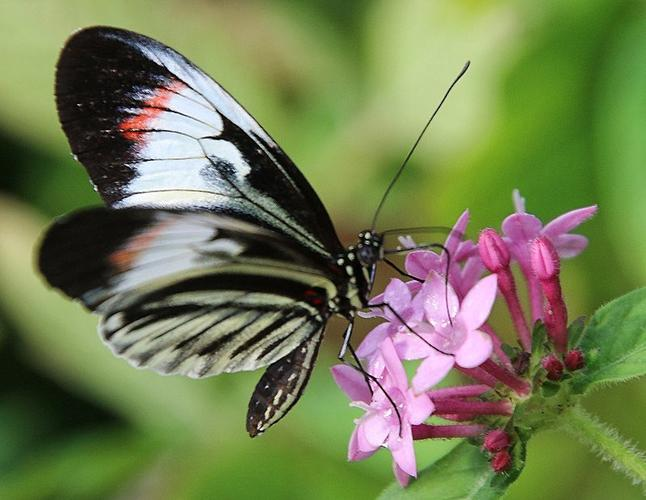
#> input picture game_lib/17-fill_game/pictures/butterfly/butterfly_20.png, 646 x 500 px; its folder holds only this picture in this run
$ python generate_puzzle.py
#> lines starting #> are read from the running program, lines starting #| are printed output that depends on the picture
from PIL import Image, ImageDraw, ImageFont, ImageOps
import os
import random
import math

# 设置字体路径（如 Arial Bold）
FONT_PATH = "arialbd.ttf"

# 目标统一尺寸
TARGET_SIZE = (200, 200)  # 标准尺寸
OPTION_SIZE = (70, 70)    # 选项块大小

def generate(seed: int,  nums: int = 6):
    """
    生成“填图游戏”题目示例，确保所有图片 resize 到 200x200，
    并提供题目文字 + 两行排列的选项（Pillow 10.0+ 兼容）。
    """
#> called with seed = 422112, nums = 16
    random.seed(seed)
    base_directory = "pictures"
    sub_folder = os.listdir(base_directory)
    category=random.sample(sub_folder,1)
    img_dir = base_directory+'/'+category[0]
    # 1. 读取并统一 resize 图片
    all_imgs = [f for f in os.listdir(img_dir) if f.lower().endswith(('.jpg', '.jpeg', '.png', '.bmp'))]
    if not all_imgs:
        raise FileNotFoundError("图片目录为空，请放置至少一张图片。")

    # 选取主图，并 resize
    main_img_name = random.choice(all_imgs)
    main_img_path = os.path.join(img_dir, main_img_name)
    original_img = Image.open(main_img_path).convert("RGBA")
    original_img = original_img.resize(TARGET_SIZE, Image.LANCZOS)
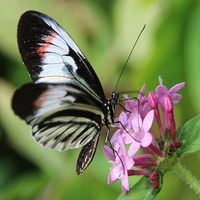
#> original_img: PIL image 200x200 RGBA; mean R, G, B, A 114.3, 125.2, 81.7, 255
    width, height = TARGET_SIZE  # 200x200

    # 2. 挖去拼图块（右侧中部，改为方形）
    shape_mask = Image.new("L", TARGET_SIZE, 0)
#> shape_mask: PIL image 200x200 L; every value is 0
    draw_mask = ImageDraw.Draw(shape_mask)

    shape_w, shape_h = OPTION_SIZE
    offset_x = width - shape_w - 20
    offset_y = (height - shape_h) // 2

    # 使用矩形代替原来的斜角多边形
    draw_mask.rectangle([offset_x, offset_y, offset_x + shape_w, offset_y + shape_h], fill=255)

    # 3. 裁剪正确拼图块
    correct_piece = Image.new("RGBA", TARGET_SIZE, (0, 0, 0, 0))
#> correct_piece: PIL image 200x200 RGBA; every value is 0
    correct_piece.paste(original_img, mask=shape_mask)
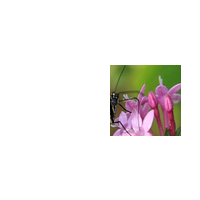
#> correct_piece: PIL image 200x200 RGBA; mean R, G, B, A 17, 14.7, 12.1, 32.1; transparent parts drawn white
    correct_piece_cropped = correct_piece.crop((offset_x, offset_y, offset_x + shape_w, offset_y + shape_h))
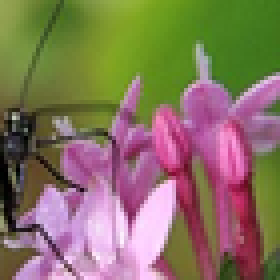
#> correct_piece_cropped: PIL image 70x70 RGBA (shown 4 times larger); mean R, G, B, A 134.9, 116.4, 96, 255
    correct_piece_cropped = correct_piece_cropped.resize(OPTION_SIZE, Image.LANCZOS)

    # 4. 生成带“缺口”的拼图
    puzzle_img = original_img.copy()
    inv_mask = Image.new("L", TARGET_SIZE, 255)
#> inv_mask: PIL image 200x200 L; every value is 255
    inv_draw = ImageDraw.Draw(inv_mask)
    inv_draw.rectangle([offset_x, offset_y, offset_x + shape_w, offset_y + shape_h], fill=0)

    puzzle_array = puzzle_img.load()
    inv_array = inv_mask.load()
    for y in range(height):
        for x in range(width):
            if inv_array[x, y] == 0:
                puzzle_array[x, y] = (255, 255, 255, 0)  # 挖空

    # 5. 生成干扰块
    distractor_pieces = []
    while len(distractor_pieces) < (nums - 1):
        distract_img_name = random.choice(all_imgs)
        distract_img_path = os.path.join(img_dir, distract_img_name)
        d_img = Image.open(distract_img_path).convert("RGBA").resize(TARGET_SIZE, Image.LANCZOS)

        rand_x = random.randint(0, width - shape_w)
        rand_y = random.randint(0, height - shape_h)
        piece = d_img.crop((rand_x, rand_y, rand_x + shape_w, rand_y + shape_h))
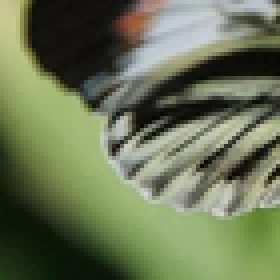
#> piece: PIL image 70x70 RGBA (shown 4 times larger); mean R, G, B, A 106.5, 116.4, 86, 255
        piece = piece.resize(OPTION_SIZE, Image.LANCZOS)

        if random.random() < 0.3:
            piece = piece.transpose(Image.FLIP_LEFT_RIGHT)
        if random.random() < 0.3:
            piece = piece.transpose(Image.ROTATE_90)

        distractor_pieces.append(piece)

    while len(distractor_pieces) < (nums - 1):
        distractor_pieces.append(correct_piece_cropped.copy())

    # 6. 生成最终拼图（随机排列选项）
    all_options = distractor_pieces + [correct_piece_cropped]
    random.shuffle(all_options)
    correct_idx = all_options.index(correct_piece_cropped)
    answer_options = [chr(ord('A') + i) for i in range(nums)]
    correct_answer = answer_options[correct_idx]

    # ---------------------
    #   排版到最终图
    # ---------------------
    title_text = "1. Please choose the shape that best fits the missing piece"

    try:
        font_title = ImageFont.truetype(FONT_PATH, 40)
    except IOError:
        font_title = ImageFont.load_default()

    left, top, right, bottom = font_title.getbbox(title_text)
    title_w = right - left
    title_h = bottom - top

    margin = 20
    columns = 4
    rows = math.ceil(nums / columns)

    options_total_width = (OPTION_SIZE[0] + margin) * columns - margin
    options_total_height = (OPTION_SIZE[1] + margin) * rows - margin

    final_width = max(width, options_total_width, title_w) + margin * 2
    final_height = margin + title_h + margin + height + margin + options_total_height + margin

    final_image = Image.new("RGBA", (final_width, final_height), (255, 255, 255, 255))
#> final_image: PIL image 1220x658 RGBA; every value is 255
    draw_final = ImageDraw.Draw(final_image)

    # 1) 绘制标题(居中)
    title_x = (final_width - title_w) // 2
    title_y = margin
    draw_final.text((title_x, title_y), title_text, fill=(0, 0, 0), font=font_title)

    # 2) 贴拼图
    puzzle_x = (final_width - width) // 2
    puzzle_y = title_y + title_h + margin
    final_image.paste(puzzle_img, (puzzle_x, puzzle_y), puzzle_img)
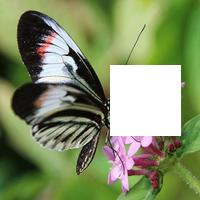
#> puzzle_img: PIL image 200x200 RGBA; mean R, G, B, A 129.4, 142.7, 101.7, 222.9; transparent parts drawn white
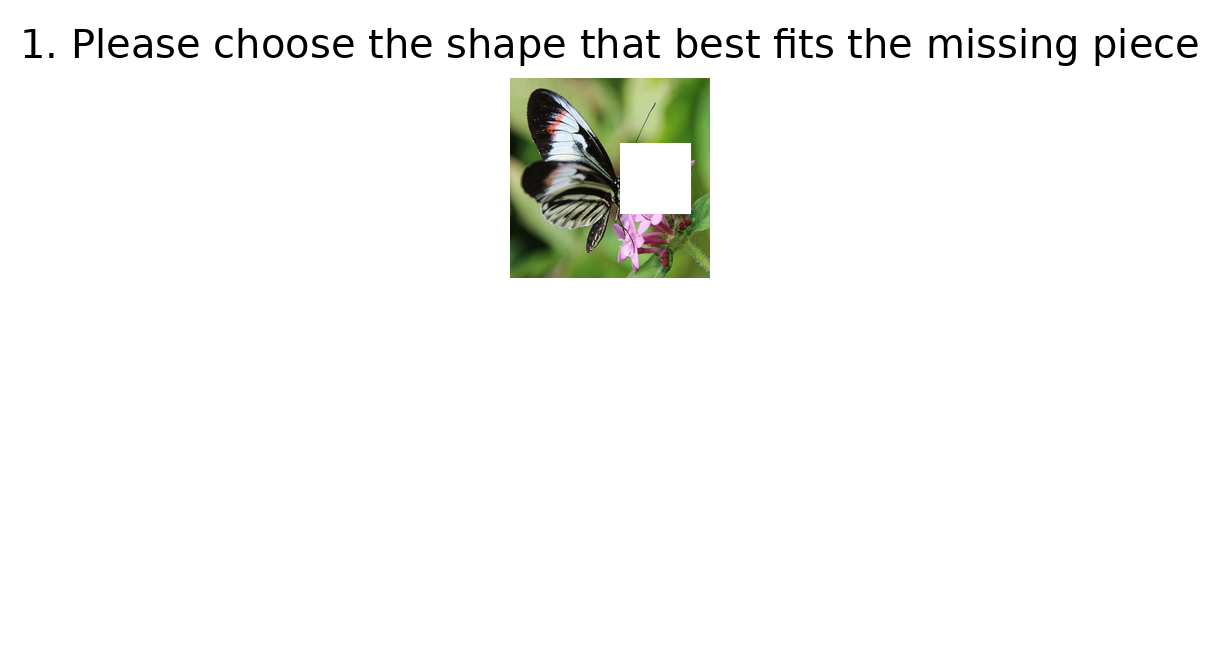
#> final_image: PIL image 1220x658 RGBA; mean R, G, B, A 245.9, 246.5, 244.5, 255

    # 3) 两行排列选项
    try:
        font_option = ImageFont.truetype(FONT_PATH, 24)
    except IOError:
        font_option = ImageFont.load_default()

    options_start_x = (final_width - options_total_width) // 2
    options_start_y = puzzle_y + height + margin

    current_x = options_start_x
    current_y = options_start_y

    for i, piece_img in enumerate(all_options):
        final_image.paste(piece_img, (current_x, current_y), piece_img)
        draw_final.text((current_x + 5, current_y + 5),
                        answer_options[i], fill=(255, 0, 0), font=font_option)
        current_x += OPTION_SIZE[0] + margin
        if (i + 1) % columns == 0:
            current_x = options_start_x
            current_y += OPTION_SIZE[1] + margin
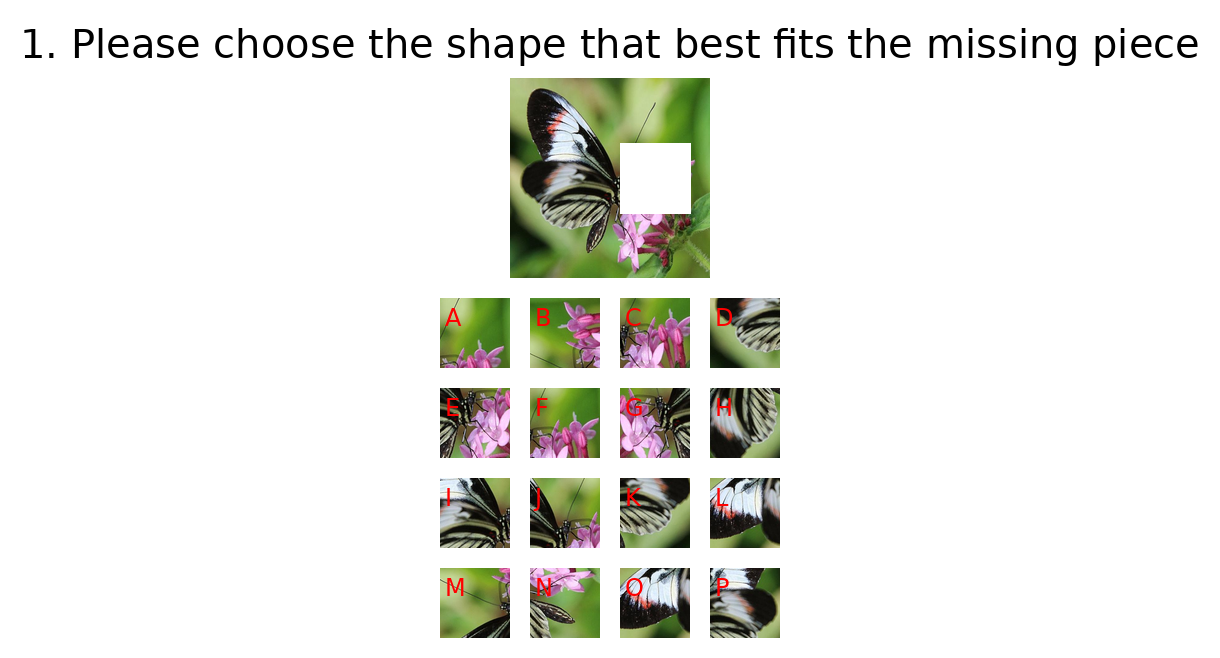
#> final_image: PIL image 1220x658 RGBA; mean R, G, B, A 232.6, 232.9, 228.2, 255

    return final_image, correct_answer


if __name__ == "__main__":
    seed_value = 422112

    nums_options = 16

    puzzle_img, correct_ans = generate(seed_value, nums_options)
    puzzle_img.save("puzzle_demo.png")

    print("Correct answer:", correct_ans)
    print("Puzzle image saved as puzzle_demo.png")
